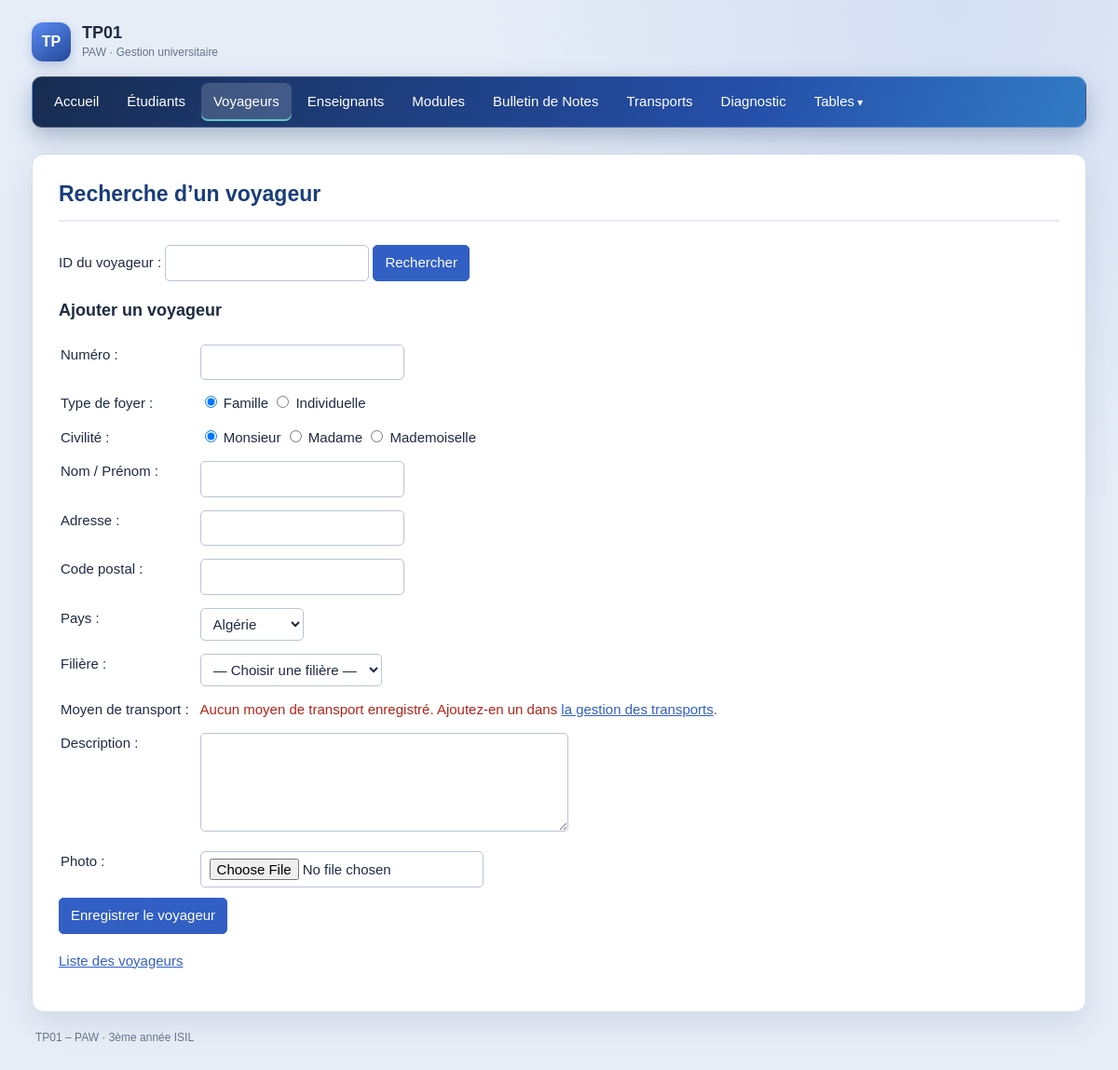
/personne/voyageurs.php, run on an earlier commit of the app's database.
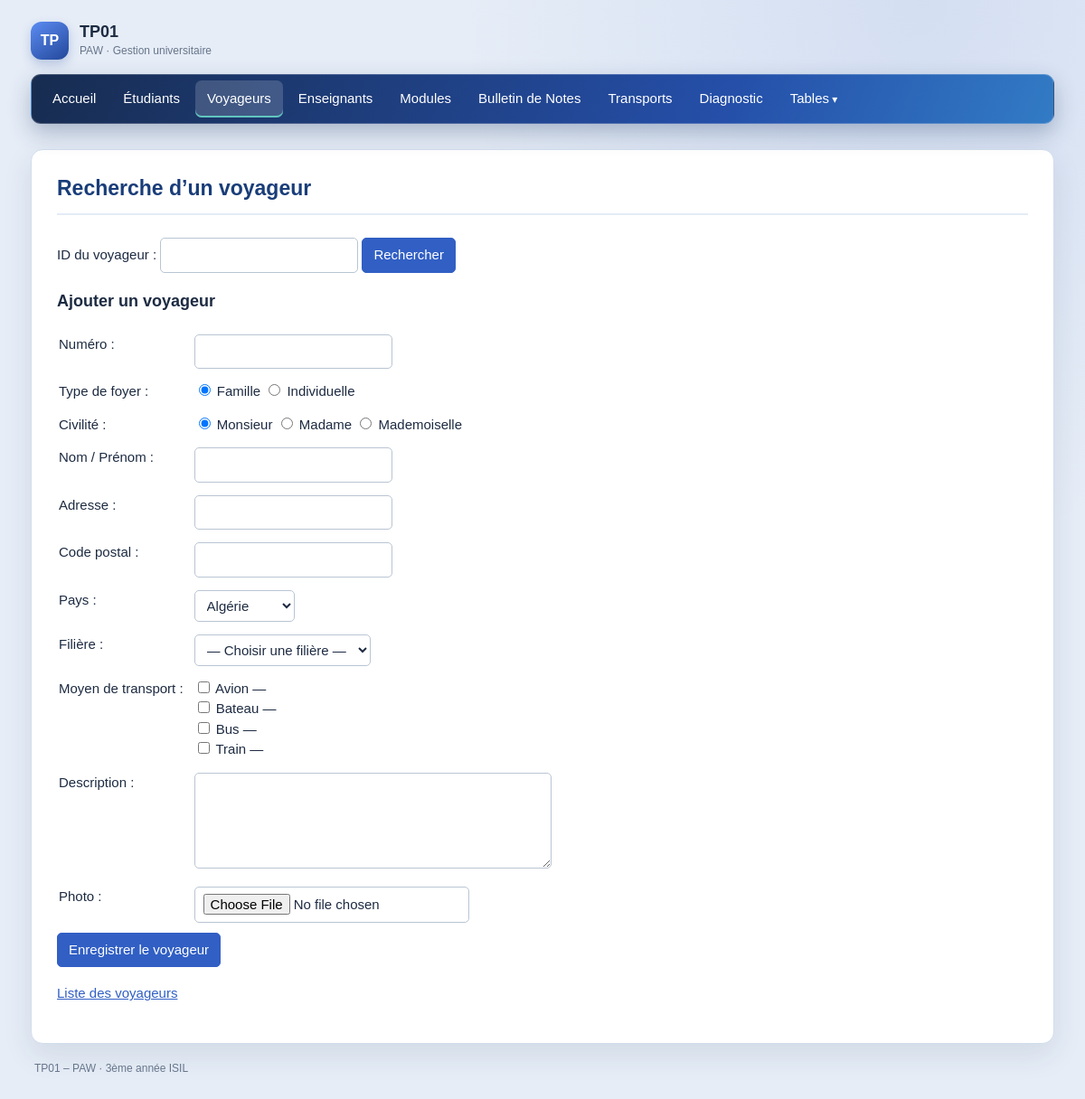
And on a later commit of the database.
### tables this page shows
CREATE TABLE IF NOT EXISTS moyen_transport (
  libelle      VARCHAR(20)  NOT NULL PRIMARY KEY,
  description  VARCHAR(500) NOT NULL DEFAULT ''
);

### includes/fonctions.php (called while the page is built, shortened)
<?php
function h($texte): string
{
    return htmlspecialchars((string)$texte, ENT_QUOTES, 'UTF-8');
}

### includes/donnees.php (called while the page is built, shortened)
<?php
$CIVILITES    = ['Monsieur', 'Madame', 'Mademoiselle'];
$TYPES_FOYER  = ['Famille', 'Individuelle'];
$PAYS         = ['Algérie', 'France', 'Belgique', 'Tunisie', 'Maroc', 'Allemagne', 'Italie', 'Espagne', 'Canada', 'États-Unis'];

### personne/voyageurs.php (the view, shortened to what this page needs)
<?php
require_once __DIR__ . '/../config/database.php';
require_once __DIR__ . '/../includes/fonctions.php';
require_once __DIR__ . '/../includes/donnees.php';
$idRecherche = $_GET['id'] ?? $_POST['id'] ?? '';
$modeRecherche = array_key_exists('id', $_GET)
    || ($_SERVER['REQUEST_METHOD'] === 'POST' && ($_POST['action'] ?? null) === 'modifier_voyageur');
$stmt = $pdo->prepare('SELECT libelle, description FROM moyen_transport ORDER BY libelle');
$stmt->execute();
$transports = $stmt->fetchAll();
$nouveauVoyageur = [
    'numero' => '',
    'type_foyer' => $TYPES_FOYER[0],
    'civilite' => $CIVILITES[0],
    'nom_prenom' => '',
    'adresse' => '',
    'code_postal' => '',
    'pays' => $PAYS[0],
    'filiere_code' => '',
    'description' => '',
];
$transportsCreation = [];
require __DIR__ . '/../includes/header.php';
?>
<form method="get" action="voyageurs.php">
    <label for="recherche-id">ID du voyageur :</label>
    <input type="text" name="id" id="recherche-id" inputmode="numeric" pattern="[1-9][0-9]*"
           value="<?= h($idRecherche) ?>" required>
    <button type="submit">Rechercher</button>
</form>
<?php if (!$modeRecherche): ?>
<h2>Ajouter un voyageur</h2>
<form method="post" action="voyageurs.php" enctype="multipart/form-data">
    <table class="formulaire">
        <tr><td>Numéro :</td><td><input type="text" name="numero" maxlength="10" value="<?= h($nouveauVoyageur['numero']) ?>" required></td></tr>
        <tr>
            <td>Type de foyer :</td>
            <td><?php foreach ($TYPES_FOYER as $typeFoyerOption): ?>
                <label><input type="radio" name="type_foyer" value="<?= h($typeFoyerOption) ?>" <?= $nouveauVoyageur['type_foyer'] === $typeFoyerOption ? 'checked' : '' ?> required> <?= h($typeFoyerOption) ?></label>
            <?php endforeach; ?></td>
        </tr>
        <tr>
            <td>Civilité :</td>
            <td><?php foreach ($CIVILITES as $civiliteOption): ?>
                <label><input type="radio" name="civilite" value="<?= h($civiliteOption) ?>" <?= $nouveauVoyageur['civilite'] === $civiliteOption ? 'checked' : '' ?> required> <?= h($civiliteOption) ?></label>
            <?php endforeach; ?></td>
        </tr>
        <tr><td>Nom / Prénom :</td><td><input type="text" name="nom_prenom" maxlength="80" value="<?= h($nouveauVoyageur['nom_prenom']) ?>" required></td></tr>
        <tr><td>Adresse :</td><td><input type="text" name="adresse" maxlength="150" value="<?= h($nouveauVoyageur['adresse']) ?>" required></td></tr>
        <tr><td>Code postal :</td><td><input type="text" name="code_postal" maxlength="10" value="<?= h($nouveauVoyageur['code_postal']) ?>" required></td></tr>
        <tr>
            <td>Pays :</td>
            <td><select name="pays" required>
                <?php foreach ($PAYS as $paysOption): ?>
                    <option value="<?= h($paysOption) ?>" <?= $nouveauVoyageur['pays'] === $paysOption ? 'selected' : '' ?>><?= h($paysOption) ?></option>
                <?php endforeach; ?>
            </select></td>
        </tr>
        <tr>
            <td>Filière :</td>
            <td><select name="filiere_code" required>
                <option value="">— Choisir une filière —</option>
            </select></td>
        </tr>
        <tr>
            <td>Moyen de transport :</td>
            <td>
                <?php foreach ($transports as $transportOption): ?>
                    <label><input type="checkbox" name="transport[]" value="<?= h($transportOption['libelle']) ?>" <?= in_array($transportOption['libelle'], $transportsCreation, true) ? 'checked' : '' ?>> <?= h($transportOption['libelle']) ?> — <?= h($transportOption['description']) ?></label><br>
                <?php endforeach; ?>
                <?php if (!$transports): ?>
                    <span class="erreur">Aucun moyen de transport enregistré. Ajoutez-en un dans <a href="../transport/transport.php">la gestion des transports</a>.</span>
                <?php endif; ?>
            </td>
        </tr>
        <tr><td>Description :</td><td><textarea name="description" maxlength="500" rows="4" cols="40"><?= h($nouveauVoyageur['description']) ?></textarea></td></tr>
        <tr><td>Photo :</td><td><input type="file" name="photo" accept="image/jpeg,image/png,image/gif"></td></tr>
    </table>
    <button type="submit">Enregistrer le voyageur</button>
</form>
<?php else: ?>
<p><a href="voyageurs.php">Créer un nouveau voyageur</a></p>
<?php endif; ?>
<p><a href="voyageur_liste.php">Liste des voyageurs</a></p>
<?php require __DIR__ . '/../includes/footer.php'; ?>

What changed in the data, as far as the page shows it:
added moyen_transport: libelle "Avion"
added moyen_transport: libelle "Bateau"
added moyen_transport: libelle "Bus"
added moyen_transport: libelle "Train"
Also different on the page:
text no longer shown: "Aucun moyen de transport enregistré. Ajoutez-en un dans la gestion des transports ."
